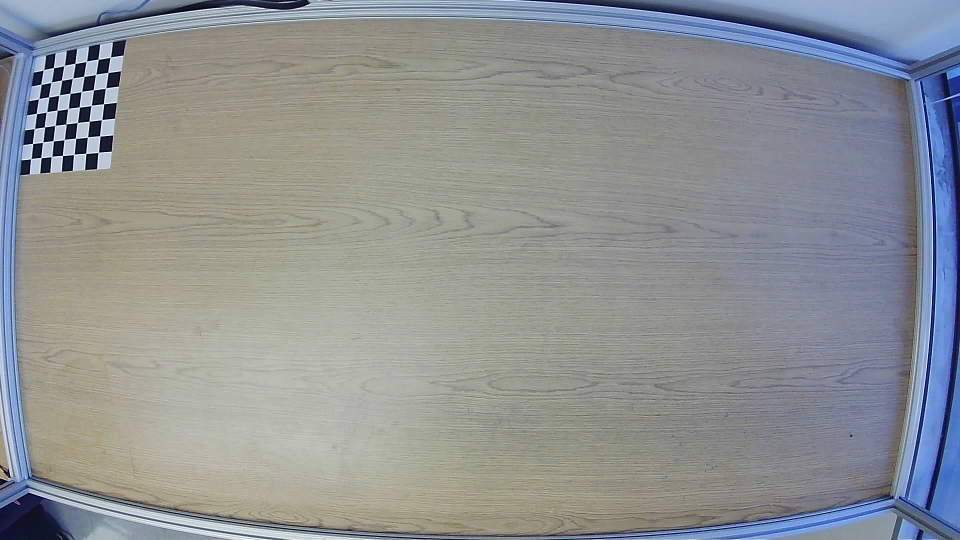
#> input picture Software/motion_capture/updated_mocap/calibration_images/1.jpg, 1920 x 1080 px, given in place of the camera (shown at 1/2 size)
$ python 2d_mocap.py
#> lines starting #> are read from the running program, lines starting #| are printed output that depends on the picture; after the words box and inside, x2 and y2 are one past the last pixel; in counts of white or black regions, pixels touching at a corner belong together
import cv2
import numpy as np
import csv
import time
from datetime import datetime
import os

# Dictionary to store multiple trackers
trackers = {}
max_markers = 8  # Max number of circles to track
distance_threshold = 20  # Minimum distance to consider a new marker

# Ensure data_output directory exists
os.makedirs('data_output', exist_ok=True)

# Create CSV file with headers
csv_filename = os.path.join('data_output', f"marker_positions_{datetime.now().strftime('%Y%m%d_%H%M%S')}.csv")
csv_file = open(csv_filename, 'w', newline='')
csv_writer = csv.writer(csv_file)
# Write headers - Time + columns for each marker's x,y coordinates
headers = ['Timestamp']
for i in range(max_markers):
    headers.extend([f'Marker_{i}_X_mm', f'Marker_{i}_Y_mm'])
csv_writer.writerow(headers)

# Load calibration data for camera distortion and pixel-mm conversion
calib_data = np.load("camera_calibration.npz")
#> (reads Software/motion_capture/updated_mocap/camera_calibration.npz from the repository)
camera_matrix = calib_data["camera_matrix"]
dist_coeffs = calib_data["dist_coeffs"]

# Real-world width of reference object (checkerboard square)
real_width_mm = 25.4 # 1 in. square

# Real-world offsets from edge of image to the bracket
v_start = 115+60  # vertical distance from top of image to corner of 80-20 in px
v_adj = 137+30  # vertical distance from bottom of image to corner of 80-20 in px
h_start = 173+30 # horizontal distance from top of image to corner of 80-20 in px
h_adj = 155+30 # horizontal distance from bottom of image to corner of 80-20 in px

# Function to detect SOLID circular markers
def detect_markers(frame, min_radius=5, max_radius=25):
    gray = cv2.cvtColor(frame, cv2.COLOR_BGR2GRAY)

    # Apply CLAHE for better contrast
    clahe = cv2.createCLAHE(clipLimit=1, tileGridSize=(8, 8))
    enhanced_gray = clahe.apply(gray)

    # Apply Median Blur to reduce noise while keeping edges
    blurred = cv2.medianBlur(enhanced_gray, 5)

    # Canny Edge Detection
    edges = cv2.Canny(blurred, 200, 255) # Lower and upper thresholds

    # **Use Otsu's Thresholding Instead of Adaptive Thresholding**
    _, binary = cv2.threshold(edges, 0, 255, cv2.THRESH_BINARY + cv2.THRESH_OTSU)

    # binary = cv2.bitwise_not(binary)

    #dilation to close gaps
    kernel = np.ones((3,3), np.uint8)
    kernel1 = np.ones((4,4), np.uint8)
    kernel2 = np.ones((2,2), np.uint8)
    binary = cv2.dilate(binary,kernel1,iterations=2) # DEFAULT: 2
    binary = cv2.erode(binary,kernel2,iterations=3) # DEFAULT: 3
    # [8 lines of commented-out code are left out]
    contours, _ = cv2.findContours(binary, cv2.RETR_EXTERNAL, cv2.CHAIN_APPROX_SIMPLE)

    detected_circles = []
    for cnt in contours:
        perimeter = cv2.arcLength(cnt, True)
        approx = cv2.approxPolyDP(cnt, 0.02 * perimeter, True)

        # Compute circularity (roundness measure)
        area = cv2.contourArea(cnt)
        if perimeter == 0:
            continue
        circularity = 4 * np.pi * (area / (perimeter ** 2))  # Close to 1 for perfect circles

        # Filter out non-circular and small/large objects
        if .7 < circularity < 1.2 and area > 40:  # Reverted to original values
            (x, y), radius = cv2.minEnclosingCircle(cnt)
            radius = int(radius)
            if min_radius <= radius <= max_radius:
                detected_circles.append((int(x), int(y), radius))

    return detected_circles, binary

# Function to check if a detected marker is already tracked
def is_duplicate_marker(new_x, new_y, existing_trackers, threshold=20):
    for marker_id, (tracker, last_seen, center) in trackers.items():
        tracked_x, tracked_y = center
        distance = np.sqrt((new_x - tracked_x) ** 2 + (new_y - tracked_y) ** 2)
        if distance < threshold:
            return marker_id  # Return existing marker ID if it's a duplicate
    return None  # If not found, it's a new marker

imgcount =0

# Initialize video capture
cap = cv2.VideoCapture(1)
cap.set(cv2.CAP_PROP_FRAME_WIDTH, 1920)  # Adjust width
cap.set(cv2.CAP_PROP_FRAME_HEIGHT, 1080)  # Adjust height

if not cap.isOpened():
    print("Error: Could not open the webcam.")
    exit()

while True:
    ret, frame = cap.read()
#> frame is the input picture: shape (1080, 1920, 3); mean B, G, R 147.3, 145.8, 142.2
    if not ret:
        print("Error: Could not read frame from webcam.")
        break


    # Undistort the camera frame
    frame_height, frame_width = frame.shape[:2]
#> frame_height = 1080; frame_width = 1920

    new_camera_matrix, roi = cv2.getOptimalNewCameraMatrix(camera_matrix, dist_coeffs, (frame_width, frame_height), 1, (frame_width, frame_height)) # Generates new camera matrix
#> roi = (88, 91, 1741, 862)
    uframe = cv2.undistort(frame, camera_matrix, dist_coeffs, None, new_camera_matrix) # Undistorts the camera
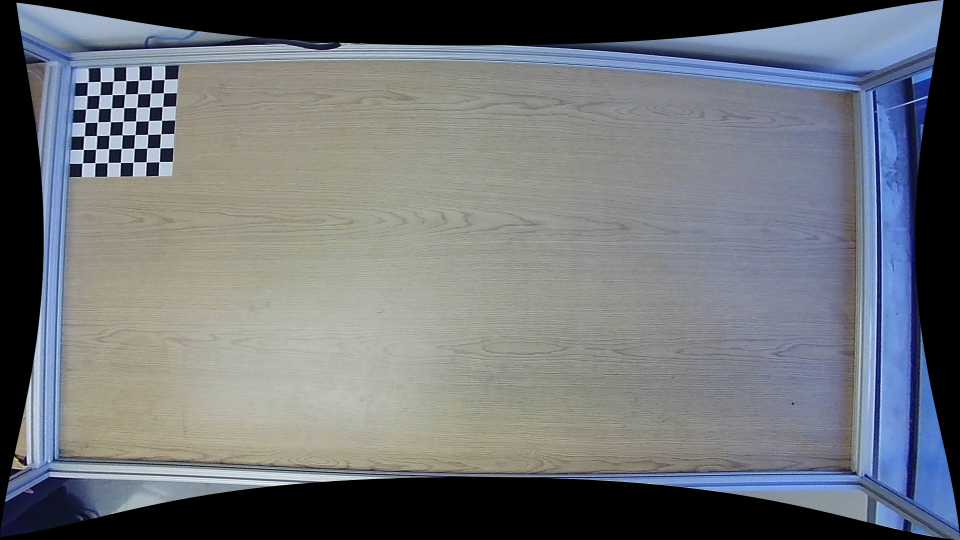
#> uframe: shape (1080, 1920, 3) (shown at 1/2 size); mean B, G, R 119.7, 115, 110.9
    frame = uframe[v_start:1080-v_adj, h_start:1920-h_adj] # cropping frame to remove unecessary parts of image
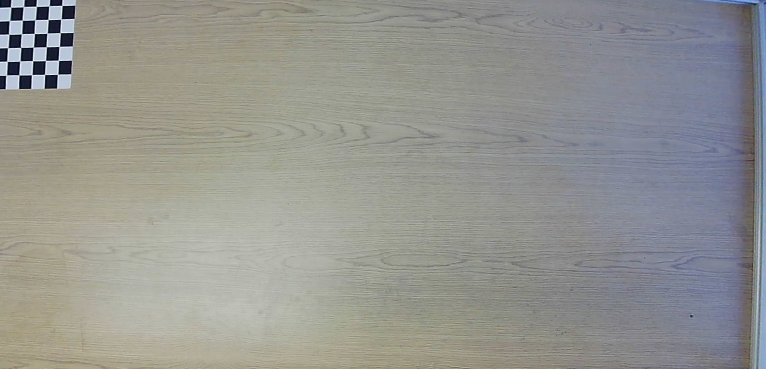
#> frame: shape (738, 1532, 3) (shown at 1/2 size); mean B, G, R 144.1, 148.7, 148.3

    if imgcount == 0:
        imgcount += 1
        cv2.imwrite("test_frame.jpg",frame)

    # Conversion from pixels to real units
    pixel_width = 29; # Measured pixel width of the checkerboard square. Taken using undistorted camera image and processed using ImageJ
    pixel_to_mm = real_width_mm / pixel_width # keeping as int for simplicity
    # real_object_width = pixel_width * scale | multiply x,y coords by scale to get real world value in mm
    # For reference, top left corner is 0,0 px and 0,0 mm
    # Moving right is increase in +x-direction
    # Moving down is increase in +y-direction

    # Detect markers using contrast-based method
    circles, binary = detect_markers(frame)
#> in detect_markers, `gray = cv2.cvtColor(frame, cv2.COLOR_BGR2GRAY)`:
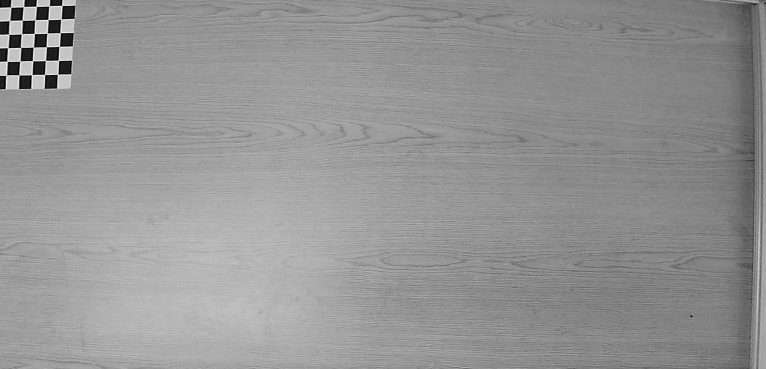
#> gray: shape (738, 1532) (shown at 1/2 size); min 2, max 253, mean 148.1
#> in detect_markers, `edges = cv2.Canny(blurred, 200, 255)`:
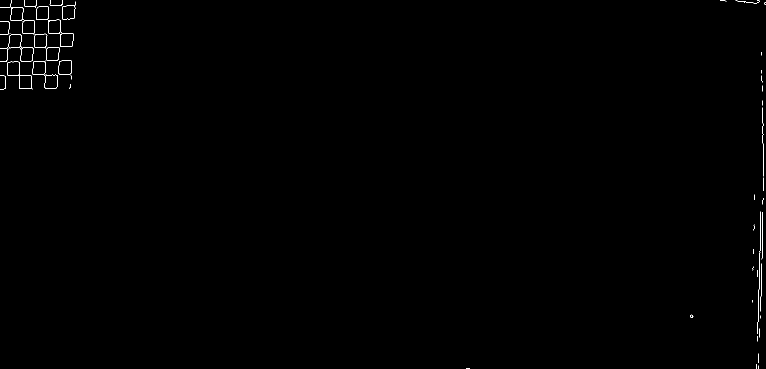
#> edges: shape (738, 1532) (shown at 1/2 size); 0.24% white in thin lines or dots
#> in detect_markers, `binary = cv2.dilate(binary,kernel1,iterations=2)`:
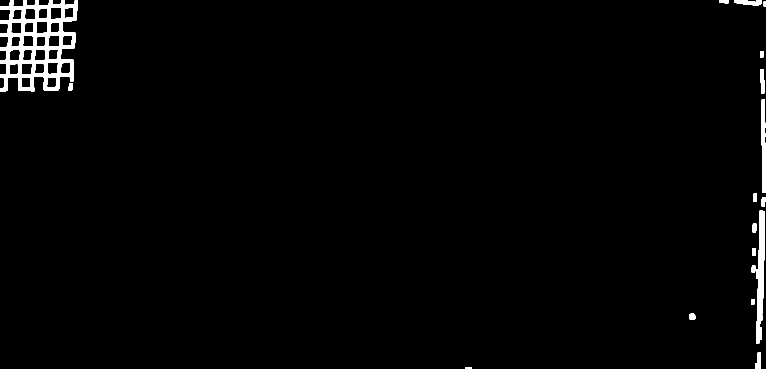
#> binary: shape (738, 1532) (shown at 1/2 size); 1.7% white; 18 white regions, largest, box (x1, y1, x2, y2) and area: (0, 0, 156, 183) 12593, (1512, 421, 1530, 687) 3011, (1523, 199, 1531, 386) 1334
#> in detect_markers, `binary = cv2.erode(binary,kernel2,iterations=3)`:
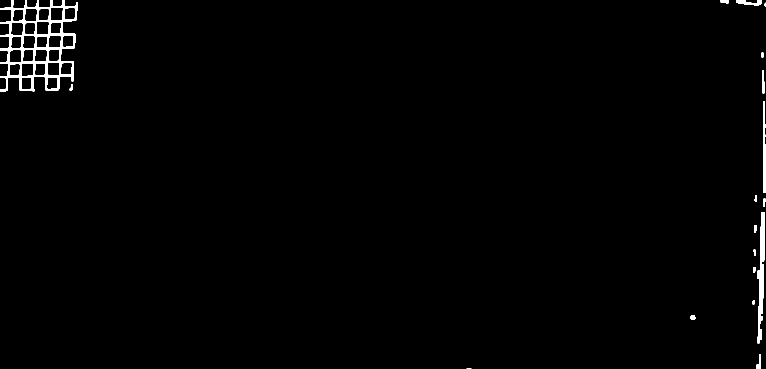
#> binary: shape (738, 1532) (shown at 1/2 size); 1.1% white; 18 white regions (1 under 20 px)
#> in detect_markers, `contours, _ = cv2.findContours(binary, cv2.RETR_EXTERNAL, cv2.CHAIN_AP..`: contours = 18 contours, 2 with area under 20; largest, box (x1, y1, x2, y2) and area: (0, 0, 156, 183) 19304, (1515, 424, 1530, 687) 1838, (1526, 202, 1531, 386) 565, (1472, 0, 1524, 11) 268, (1524, 141, 1529, 187) 138
#> the loop in detect_markers, `for cnt in contours:` made 18 passes
#> (perimeter, area, circularity, x, y, radius) on pass 3: (30.49, 63, 0.852, 1385.5, 634.5, 5)
#> (perimeter, area, circularity) on passes 2, 4, 5, 6, 7, 10: (72.83, 120, 0.284), (20.83, 24, 0.695), (26.83, 36, 0.629), (30.83, 39, 0.516), (34.83, 52, 0.539), (32.83, 43, 0.501)
#> after the loop in detect_markers, `for cnt in contours:`: detected_circles = [(1385, 634, 5)]
#> circles = [(1385, 634, 5)]

    # Update existing trackers
    to_remove = []  # List of lost trackers

    # Prepare row data for CSV
    csv_row = [datetime.now().strftime('%Y-%m-%d %H:%M:%S.%f')]
    marker_positions = {i: None for i in range(max_markers)}  # Initialize all positions as None

    for marker_id, (tracker, last_seen, center) in trackers.items():
        success, box = tracker.update(frame)
        if success:
            x, y, w, h = [int(v) for v in box]
            new_center = (x + w // 2, y + h // 2)
            adj_center = (int(new_center[0] * pixel_to_mm), int(new_center[1] * pixel_to_mm))

            # Store position for CSV
            marker_num = int(marker_id.split('_')[1])  # Extract marker number from ID
            marker_positions[marker_num] = adj_center

            cv2.rectangle(frame, (x, y), (x + w, y + h), (0, 255, 0), 2)  # Draw tracking box
            coord_text = f"({adj_center[0]} mm, {adj_center[1]} mm)"
            cv2.putText(frame, coord_text, (x, y - 10), cv2.FONT_HERSHEY_SIMPLEX,
                       0.5, (0, 255, 0), 1)
            trackers[marker_id] = (tracker, 0, new_center)  # Reset lost count and update center
        else:
            trackers[marker_id] = (tracker, last_seen + 1, center)
            if last_seen > 10:  # Allow buffer before removal
                to_remove.append(marker_id)
#> after the loop, marker_positions = 8 items; to_remove = []; trackers = 0 items

    # Write positions to CSV
    for i in range(max_markers):
        if marker_positions[i] is not None:
            csv_row.extend([marker_positions[i][0], marker_positions[i][1]])
        else:
            csv_row.extend(['', ''])  # Empty values for missing markers
#> after the loop, csv_row = ['2026-11-20 19:49:01.009462', '', '', '', '', '', '', '', '', '', '', '', '', '', '', '', '']
    csv_writer.writerow(csv_row)

    # Remove lost trackers
    for marker_id in to_remove:
        del trackers[marker_id]
#> this loop made 0 passes

    # Detect new markers if needed
    if len(trackers) < max_markers and circles:
        for i, (x, y, r) in enumerate(circles):
            if len(trackers) >= max_markers:
                break  # Stop if max markers reached

            # Check if this marker is already being tracked
            existing_marker = is_duplicate_marker(x, y, trackers, distance_threshold)

            if existing_marker:
                continue  # Skip adding duplicate markers

            # Expand bounding box slightly for stability

            x_min = max(0, x - r - 5)
            y_min = max(0, y - r - 5)
            width = min(frame_width - x_min, 2 * r + 10)
            height = min(frame_height - y_min, 2 * r + 10)

            bbox = (x_min, y_min, width, height)

            # Use CSRT tracker for more robust tracking
            tracker = cv2.TrackerCSRT.create()
            tracker.init(frame, bbox)

            # Store tracker with unique ID
            trackers[f"marker_{i}"] = (tracker, 0, (x, y))

            # Draw detected circle and coordinates
            cv2.circle(frame, (x, y), r, (255, 0, 0), 3)
            cv2.circle(frame, (x, y), 2, (0, 0, 255), 3)
            coord_text = f"({x}, {y})"
            cv2.putText(frame, coord_text, (x, y - r - 10), cv2.FONT_HERSHEY_SIMPLEX,
                       0.5, (255, 0, 0), 1)
#> this loop made 1 pass
#> (x, y, r, x_min, y_min, width, height) on pass 1: (1385, 634, 5, 1375, 624, 20, 20)
#> frame: shape (738, 1532, 3); 0.03% of pixels changed, all inside (x1, y1, x2, y2) = (1378, 607, 1481, 642)
#> after the loop, trackers = 1 item

    # Debugging visualizations
    cv2.imshow('Binary Mask', binary)  # **Should now clearly separate markers from background**
    cv2.imshow('Multi-Marker Tracking', frame)

    if cv2.waitKey(10) & 0xFF == ord('q'):  # Adjusted wait time for better tracking
#> (key q is pressed here)
        break

cap.release()
cv2.destroyAllWindows()
csv_file.close()  # Close the CSV file
print(f"Marker positions have been saved to {csv_filename}")
